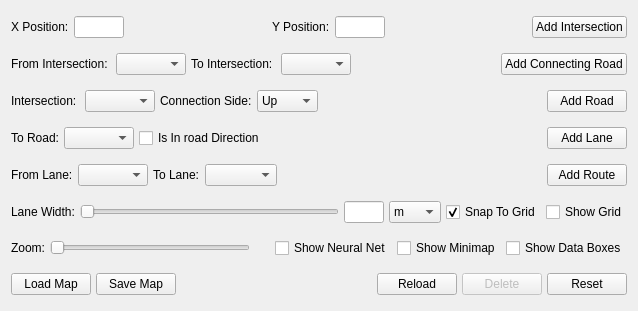
          <widget class="QWidget" name="widget">
           <attribute name="title">
            <string>Map</string>
           </attribute>
           <layout class="QGridLayout" name="gridLayout">
            <item row="0" column="0">
             <layout class="QVBoxLayout" name="verticalLayout_2">
              <property name="spacing">
               <number>5</number>
              </property>
              <item>
               <layout class="QHBoxLayout" name="horizontalLayout_3">
                <property name="spacing">
                 <number>5</number>
                </property>
                <property name="leftMargin">
                 <number>0</number>
                </property>
                <property name="topMargin">
                 <number>5</number>
                </property>
                <property name="bottomMargin">
                 <number>5</number>
                </property>
                <item>
                 <widget class="QLabel" name="label_3">
                  <property name="sizePolicy">
                   <sizepolicy hsizetype="Minimum" vsizetype="Preferred">
                    <horstretch>0</horstretch>
                    <verstretch>0</verstretch>
                   </sizepolicy>
                  </property>
                  <property name="text">
                   <string>X Position:</string>
                  </property>
                  <property name="indent">
                   <number>0</number>
                  </property>
                 </widget>
                </item>
                <item>
                 <widget class="QLineEdit" name="IntersectionXEdit">
                  <property name="sizePolicy">
                   <sizepolicy hsizetype="Fixed" vsizetype="Fixed">
                    <horstretch>0</horstretch>
                    <verstretch>0</verstretch>
                   </sizepolicy>
                  </property>
                  <property name="maximumSize">
                   <size>
                    <width>50</width>
                    <height>16777215</height>
                   </size>
                  </property>
                 </widget>
                </item>
                <item>
                 <spacer name="horizontalSpacer_4">
                  <property name="orientation">
                   <enum>Qt::Horizontal</enum>
                  </property>
                  <property name="sizeHint" stdset="0">
                   <size>
                    <width>40</width>
                    <height>20</height>
                   </size>
                  </property>
                 </spacer>
                </item>
                <item>
                 <widget class="QLabel" name="label_4">
                  <property name="sizePolicy">
                   <sizepolicy hsizetype="Minimum" vsizetype="Preferred">
                    <horstretch>0</horstretch>
                    <verstretch>0</verstretch>
                   </sizepolicy>
                  </property>
                  <property name="text">
                   <string>Y Position:</string>
                  </property>
                 </widget>
                </item>
                <item>
                 <widget class="QLineEdit" name="IntersectionYEdit">
                  <property name="sizePolicy">
                   <sizepolicy hsizetype="Fixed" vsizetype="Fixed">
                    <horstretch>0</horstretch>
                    <verstretch>0</verstretch>
                   </sizepolicy>
                  </property>
                  <property name="maximumSize">
                   <size>
                    <width>50</width>
                    <height>16777215</height>
                   </size>
                  </property>
                 </widget>
                </item>
                <item>
                 <spacer name="horizontalSpacer_5">
                  <property name="orientation">
                   <enum>Qt::Horizontal</enum>
                  </property>
                  <property name="sizeHint" stdset="0">
                   <size>
                    <width>40</width>
                    <height>20</height>
                   </size>
                  </property>
                 </spacer>
                </item>
                <item>
                 <widget class="QPushButton" name="AddIntersectionButton">
                  <property name="whatsThis">
                   <string>To add an intersection, double click on the canvas to select a point, then click this button to add an intersection at the selected location</string>
                  </property>
                  <property name="text">
                   <string>Add Intersection</string>
                  </property>
                 </widget>
                </item>
               </layout>
              </item>
              <item>
               <layout class="QHBoxLayout" name="horizontalLayout_2">
                <property name="spacing">
                 <number>5</number>
                </property>
                <property name="leftMargin">
                 <number>0</number>
                </property>
                <property name="topMargin">
                 <number>5</number>
                </property>
                <property name="bottomMargin">
                 <number>5</number>
                </property>
                <item>
                 <widget class="QLabel" name="label">
                  <property name="text">
                   <string>From Intersection: </string>
                  </property>
                 </widget>
                </item>
                <item>
                 <widget class="QComboBox" name="FromIntersectionComboBox">
                  <property name="maximumSize">
                   <size>
                    <width>70</width>
                    <height>16777215</height>
                   </size>
                  </property>
                 </widget>
                </item>
                <item>
                 <widget class="QLabel" name="label_2">
                  <property name="text">
                   <string>To Intersection: </string>
                  </property>
                 </widget>
                </item>
                <item>
                 <widget class="QComboBox" name="ToIntersectionComboBox">
                  <property name="maximumSize">
                   <size>
                    <width>70</width>
                    <height>16777215</height>
                   </size>
                  </property>
                 </widget>
                </item>
                <item>
                 <spacer name="horizontalSpacer">
                  <property name="orientation">
                   <enum>Qt::Horizontal</enum>
                  </property>
                  <property name="sizeHint" stdset="0">
                   <size>
                    <width>40</width>
                    <height>20</height>
                   </size>
                  </property>
                 </spacer>
                </item>
                <item>
                 <widget class="QPushButton" name="AddConnectingRoadButton">
                  <property name="whatsThis">
                   <string>Add a connecting road between 2 intersections. Please note that both of the intersection must align with eachother on one of the axis</string>
                  </property>
                  <property name="text">
                   <string>Add Connecting Road</string>
                  </property>
                 </widget>
                </item>
               </layout>
              </item>
              <item>
               <layout class="QHBoxLayout" name="horizontalLayout_5">
                <property name="spacing">
                 <number>5</number>
                </property>
                <property name="leftMargin">
                 <number>0</number>
                </property>
                <property name="topMargin">
                 <number>5</number>
                </property>
                <property name="bottomMargin">
                 <number>5</number>
                </property>
                <item>
                 <widget class="QLabel" name="label_5">
                  <property name="text">
                   <string>Intersection: </string>
                  </property>
                 </widget>
                </item>
                <item>
                 <widget class="QComboBox" name="IntersectionComboBox">
                  <property name="maximumSize">
                   <size>
                    <width>70</width>
                    <height>16777215</height>
                   </size>
                  </property>
                 </widget>
                </item>
                <item>
                 <widget class="QLabel" name="label_6">
                  <property name="text">
                   <string>Connection Side:</string>
                  </property>
                 </widget>
                </item>
                <item>
                 <widget class="QComboBox" name="ConSideComboBox">
                  <item>
                   <property name="text">
                    <string>Up</string>
                   </property>
                  </item>
                  <item>
                   <property name="text">
                    <string>Right</string>
                   </property>
                  </item>
                  <item>
                   <property name="text">
                    <string>Down</string>
                   </property>
                  </item>
                  <item>
                   <property name="text">
                    <string>Left</string>
                   </property>
                  </item>
                 </widget>
                </item>
                <item>
                 <spacer name="horizontalSpacer_2">
                  <property name="orientation">
                   <enum>Qt::Horizontal</enum>
                  </property>
                  <property name="sizeHint" stdset="0">
                   <size>
                    <width>40</width>
                    <height>20</height>
                   </size>
                  </property>
                 </spacer>
                </item>
                <item>
                 <widget class="QPushButton" name="AddRoadButton">
                  <property name="whatsThis">
                   <string>Add a road to a selected intersection that will connect to it in the given side</string>
                  </property>
                  <property name="text">
                   <string>Add Road</string>
                  </property>
                 </widget>
                </item>
               </layout>
              </item>
              <item>
               <layout class="QHBoxLayout" name="horizontalLayout_4">
                <property name="spacing">
                 <number>5</number>
                </property>
                <property name="leftMargin">
                 <number>0</number>
                </property>
                <property name="topMargin">
                 <number>5</number>
                </property>
                <property name="bottomMargin">
                 <number>5</number>
                </property>
                <item>
                 <widget class="QLabel" name="label_7">
                  <property name="text">
                   <string>To Road:</string>
                  </property>
                 </widget>
                </item>
                <item>
                 <widget class="QComboBox" name="ToRoadComboBox">
                  <property name="maximumSize">
                   <size>
                    <width>70</width>
                    <height>16777215</height>
                   </size>
                  </property>
                 </widget>
                </item>
                <item>
                 <widget class="QCheckBox" name="InDirectionCheckBox">
                  <property name="text">
                   <string>Is In road Direction</string>
                  </property>
                 </widget>
                </item>
                <item>
                 <spacer name="horizontalSpacer_3">
                  <property name="orientation">
                   <enum>Qt::Horizontal</enum>
                  </property>
                  <property name="sizeHint" stdset="0">
                   <size>
                    <width>40</width>
                    <height>20</height>
                   </size>
                  </property>
                 </spacer>
                </item>
                <item>
                 <widget class="QPushButton" name="AddLanePushButton">
                  <property name="whatsThis">
                   <string>Add a lane to a selected road</string>
                  </property>
                  <property name="text">
                   <string>Add Lane</string>
                  </property>
                 </widget>
                </item>
               </layout>
              </item>
              <item>
               <layout class="QHBoxLayout" name="horizontalLayout_22">
                <property name="spacing">
                 <number>5</number>
                </property>
                <property name="leftMargin">
                 <number>0</number>
                </property>
                <property name="topMargin">
                 <number>5</number>
                </property>
                <property name="bottomMargin">
                 <number>5</number>
                </property>
                <item>
                 <widget class="QLabel" name="label_18">
                  <property name="text">
                   <string>From Lane:</string>
                  </property>
                 </widget>
                </item>
                <item>
                 <widget class="QComboBox" name="FromLaneComboBox">
                  <property name="maximumSize">
                   <size>
                    <width>70</width>
                    <height>16777215</height>
                   </size>
                  </property>
                 </widget>
                </item>
                <item>
                 <widget class="QLabel" name="label_20">
                  <property name="text">
                   <string>To Lane:</string>
                  </property>
                 </widget>
                </item>
                <item>
                 <widget class="QComboBox" name="ToLaneComboBox"/>
                </item>
                <item>
                 <spacer name="horizontalSpacer_18">
                  <property name="orientation">
                   <enum>Qt::Horizontal</enum>
                  </property>
                  <property name="sizeHint" stdset="0">
                   <size>
                    <width>40</width>
                    <height>20</height>
                   </size>
                  </property>
                 </spacer>
                </item>
                <item>
                 <widget class="QPushButton" name="AddRouteButton">
                  <property name="whatsThis">
                   <string>Add a route to the map. Vehicles will now be able to take this route</string>
                  </property>
                  <property name="text">
                   <string>Add Route</string>
                  </property>
                 </widget>
                </item>
               </layout>
              </item>
              <item>
               <layout class="QHBoxLayout" name="horizontalLayout_11">
                <property name="spacing">
                 <number>5</number>
                </property>
                <property name="leftMargin">
                 <number>0</number>
                </property>
                <property name="topMargin">
                 <number>5</number>
                </property>
                <property name="bottomMargin">
                 <number>5</number>
                </property>
                <item>
                 <widget class="QLabel" name="label_9">
                  <property name="whatsThis">
                   <string>Adjust the lane width</string>
                  </property>
                  <property name="text">
                   <string>Lane Width:</string>
                  </property>
                 </widget>
                </item>
                <item>
                 <widget class="QSlider" name="LaneWidthSlider">
                  <property name="maximum">
                   <number>300</number>
                  </property>
                  <property name="singleStep">
                   <number>10</number>
                  </property>
                  <property name="orientation">
                   <enum>Qt::Horizontal</enum>
                  </property>
                 </widget>
                </item>
                <item>
                 <widget class="QLineEdit" name="LaneWidthValueEdit">
                  <property name="sizePolicy">
                   <sizepolicy hsizetype="Preferred" vsizetype="Fixed">
                    <horstretch>0</horstretch>
                    <verstretch>0</verstretch>
                   </sizepolicy>
                  </property>
                  <property name="maximumSize">
                   <size>
                    <width>40</width>
                    <height>16777215</height>
                   </size>
                  </property>
                 </widget>
                </item>
                <item>
                 <widget class="QComboBox" name="DistanceUnitComboBox">
                  <property name="whatsThis">
                   <string>Lane Width units</string>
                  </property>
                  <item>
                   <property name="text">
                    <string>m</string>
                   </property>
                  </item>
                  <item>
                   <property name="text">
                    <string>cm</string>
                   </property>
                  </item>
                  <item>
                   <property name="text">
                    <string>ft</string>
                   </property>
                  </item>
                  <item>
                   <property name="text">
                    <string>inch</string>
                   </property>
                  </item>
                 </widget>
                </item>
                <item>
                 <widget class="QCheckBox" name="SnapToGridCheckBox">
                  <property name="whatsThis">
                   <string>Enables snap-grid when clicking on the canvas</string>
                  </property>
                  <property name="text">
                   <string>Snap To Grid</string>
                  </property>
                  <property name="checked">
                   <bool>true</bool>
                  </property>
                 </widget>
                </item>
                <item>
                 <widget class="QCheckBox" name="ShowGridCheckBox">
                  <property name="enabled">
                   <bool>true</bool>
                  </property>
                  <property name="whatsThis">
                   <string>Show the snap grid</string>
                  </property>
                  <property name="text">
                   <string>Show Grid</string>
                  </property>
                  <property name="checkable">
                   <bool>true</bool>
                  </property>
                  <property name="checked">
                   <bool>false</bool>
                  </property>
                 </widget>
                </item>
               </layout>
              </item>
              <item>
               <layout class="QHBoxLayout" name="horizontalLayout_16">
                <property name="spacing">
                 <number>5</number>
                </property>
                <property name="leftMargin">
                 <number>0</number>
                </property>
                <property name="topMargin">
                 <number>5</number>
                </property>
                <property name="bottomMargin">
                 <number>5</number>
                </property>
                <item>
                 <widget class="QLabel" name="ZoomLabel">
                  <property name="whatsThis">
                   <string>Adjust the camera zoom</string>
                  </property>
                  <property name="text">
                   <string>Zoom:</string>
                  </property>
                 </widget>
                </item>
                <item>
                 <widget class="QSlider" name="ZoomSlider">
                  <property name="minimumSize">
                   <size>
                    <width>200</width>
                    <height>0</height>
                   </size>
                  </property>
                  <property name="singleStep">
                   <number>10</number>
                  </property>
                  <property name="orientation">
                   <enum>Qt::Horizontal</enum>
                  </property>
                  <property name="invertedAppearance">
                   <bool>false</bool>
                  </property>
                  <property name="invertedControls">
                   <bool>false</bool>
                  </property>
                 </widget>
                </item>
                <item>
                 <spacer name="horizontalSpacer_9">
                  <property name="orientation">
                   <enum>Qt::Horizontal</enum>
                  </property>
                  <property name="sizeHint" stdset="0">
                   <size>
                    <width>20</width>
                    <height>10</height>
                   </size>
                  </property>
                 </spacer>
                </item>
                <item>
                 <widget class="QCheckBox" name="ShowNeuralNetCheckBox">
                  <property name="enabled">
                   <bool>true</bool>
                  </property>
                  <property name="whatsThis">
                   <string>Show a hint of information on each simulation entity</string>
                  </property>
                  <property name="text">
                   <string>Show Neural Net</string>
                  </property>
                  <property name="checkable">
                   <bool>true</bool>
                  </property>
                  <property name="checked">
                   <bool>false</bool>
                  </property>
                 </widget>
                </item>
                <item>
                 <widget class="QCheckBox" name="ShowMinimapCheckBox">
                  <property name="enabled">
                   <bool>true</bool>
                  </property>
                  <property name="whatsThis">
                   <string>Show a hint of information on each simulation entity</string>
                  </property>
                  <property name="text">
                   <string>Show Minimap</string>
                  </property>
                  <property name="checkable">
                   <bool>true</bool>
                  </property>
                  <property name="checked">
                   <bool>false</bool>
                  </property>
                 </widget>
                </item>
                <item>
                 <widget class="QCheckBox" name="ShowDataBoxesCheckBox">
                  <property name="enabled">
                   <bool>true</bool>
                  </property>
                  <property name="whatsThis">
                   <string>Show a hint of information on each simulation entity</string>
                  </property>
                  <property name="text">
                   <string>Show Data Boxes</string>
                  </property>
                  <property name="checkable">
                   <bool>true</bool>
                  </property>
                  <property name="checked">
                   <bool>false</bool>
                  </property>
                 </widget>
                </item>
               </layout>
              </item>
              <item>
               <layout class="QHBoxLayout" name="horizontalLayout_10">
                <property name="spacing">
                 <number>5</number>
                </property>
                <property name="leftMargin">
                 <number>0</number>
                </property>
                <property name="topMargin">
                 <number>5</number>
                </property>
                <property name="bottomMargin">
                 <number>5</number>
                </property>
                <item>
                 <widget class="QPushButton" name="LoadMapButton">
                  <property name="text">
                   <string>Load Map</string>
                  </property>
                 </widget>
                </item>
                <item>
                 <widget class="QPushButton" name="SaveMapButton">
                  <property name="text">
                   <string>Save Map</string>
                  </property>
                 </widget>
                </item>
                <item>
                 <spacer name="horizontalSpacer_8">
                  <property name="orientation">
                   <enum>Qt::Horizontal</enum>
                  </property>
                  <property name="sizeHint" stdset="0">
                   <size>
                    <width>40</width>
                    <height>20</height>
                   </size>
                  </property>
                 </spacer>
                </item>
                <item>
                 <spacer name="horizontalSpacer_6">
                  <property name="orientation">
                   <enum>Qt::Horizontal</enum>
                  </property>
                  <property name="sizeHint" stdset="0">
                   <size>
                    <width>40</width>
                    <height>20</height>
                   </size>
                  </property>
                 </spacer>
                </item>
                <item>
                 <widget class="QPushButton" name="ReloadButton">
                  <property name="enabled">
                   <bool>true</bool>
                  </property>
                  <property name="whatsThis">
                   <string>Reload data for controls</string>
                  </property>
                  <property name="text">
                   <string>Reload</string>
                  </property>
                  <property name="checkable">
                   <bool>false</bool>
                  </property>
                 </widget>
                </item>
                <item>
                 <widget class="QPushButton" name="DeleteButton">
                  <property name="enabled">
                   <bool>false</bool>
                  </property>
                  <property name="whatsThis">
                   <string>delete selected item</string>
                  </property>
                  <property name="text">
                   <string>Delete</string>
                  </property>
                 </widget>
                </item>
                <item>
                 <widget class="QPushButton" name="ResetButton">
                  <property name="whatsThis">
                   <string>Delete  the whole map and all the vehicles</string>
                  </property>
                  <property name="text">
                   <string>Reset</string>
                  </property>
                  <property name="autoDefault">
                   <bool>false</bool>
                  </property>
                  <property name="default">
                   <bool>false</bool>
                  </property>
                 </widget>
                </item>
               </layout>
              </item>
             </layout>
            </item>
           </layout>
          </widget>
